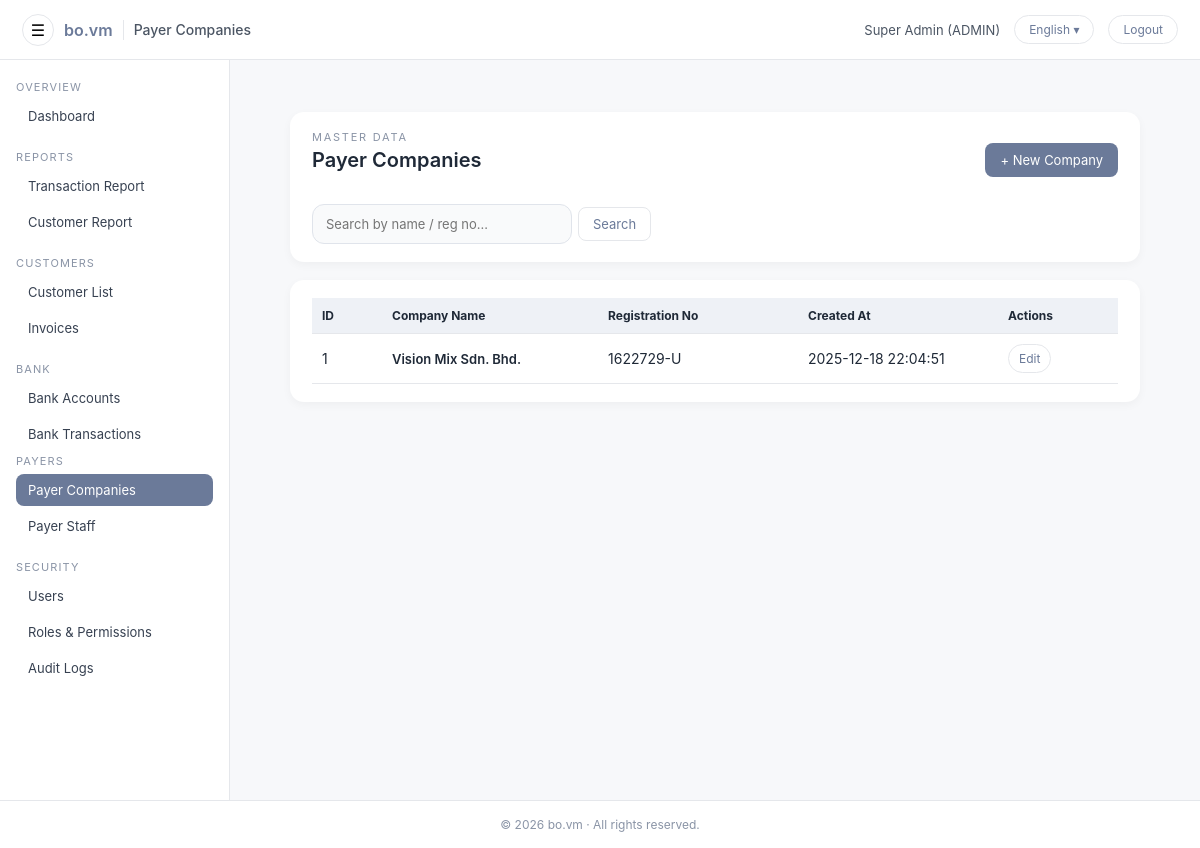
Screenshot of /admin/payers/payer_company_list.php (signed in) with the database file from the repository.
### tables this page shows
CREATE TABLE `users` (
  `id` int(11) NOT NULL AUTO_INCREMENT,
  `username` varchar(100) NOT NULL,
  `password_hash` varchar(255) NOT NULL,
  `full_name` varchar(255) NOT NULL,
  `email` varchar(255) DEFAULT NULL,
  `phone` varchar(50) DEFAULT NULL,
  `nric` varchar(50) DEFAULT NULL,
  `role` enum('ADMIN','CUSTOMER') NOT NULL DEFAULT 'CUSTOMER',
  `customer_id` int(11) DEFAULT NULL,
  `must_change_password` tinyint(1) NOT NULL DEFAULT 1,
  `is_active` tinyint(1) NOT NULL DEFAULT 1,
  `last_login_at` datetime DEFAULT NULL,
  `created_at` datetime NOT NULL DEFAULT current_timestamp(),
  `updated_at` datetime DEFAULT NULL ON UPDATE current_timestamp(),
  PRIMARY KEY (`id`),
  UNIQUE KEY `uq_users_username` (`username`),
  KEY `fk_users_customer` (`customer_id`),
  CONSTRAINT `fk_users_customer` FOREIGN KEY (`customer_id`) REFERENCES `customers` (`id`) ON DELETE SET NULL ON UPDATE CASCADE
);

CREATE TABLE `payer_companies` (
  `id` int(10) unsigned NOT NULL AUTO_INCREMENT,
  `name` varchar(255) NOT NULL,
  `reg_no` varchar(100) DEFAULT NULL,
  `is_active` tinyint(1) NOT NULL DEFAULT 1,
  `is_default` tinyint(1) NOT NULL DEFAULT 0,
  `created_at` datetime NOT NULL DEFAULT current_timestamp(),
  PRIMARY KEY (`id`)
);

### app/helpers.php (called while the page is built, shortened)
<?php
if (!function_exists('h')) {
    function h($v): string {
        return htmlspecialchars((string)$v, ENT_QUOTES, 'UTF-8');
    }
}
if (!function_exists('url')) {
    function url(string $path = ''): string {
        $base = defined('BASE_URL') ? rtrim(BASE_URL, '/') : '';
        $path = ltrim($path, '/');
        return ($base ?: '') . '/' . $path;
    }
}

### config/i18n.php (called while the page is built, shortened)
<?php
$lang = $_SESSION['lang'] ?? 'en';
$__translations = [];
$path = __DIR__ . '/../lang/' . $lang . '.php';
if (file_exists($path)) {
    $__translations = require $path;
}
function __tr_find(array $arr, string $key): mixed
{
    if (strpos($key, '.') !== false) {
        $parts = explode('.', $key);
        $cur   = $arr;
        foreach ($parts as $p) {
            if (!is_array($cur) || !array_key_exists($p, $cur)) {
                return null;
            }
            $cur = $cur[$p];
        }
        return $cur;
    }
    return null;
}
function t(string $key, array|string $vars = [], string $fallback = ''): string
{
    global $__translations;
    $text = $fallback;
    $found = __tr_find($__translations, $key);
    if (is_string($found)) {
        $text = $found;
    }
    return $text;
}

### app/auth.php (called while the page is built, shortened)
<?php
require_once __DIR__ . '/../app/helpers.php';
function current_user(): ?array
{
    static $cached = null;
    if ($cached !== null) {
        return $cached;
    }
    $uid = (int)($_SESSION['user_id'] ?? 0);
    $pdo = get_pdo();
    $st  = $pdo->prepare("SELECT * FROM users WHERE id = :id AND is_active = 1");
    $st->execute([':id' => $uid]);
    $row = $st->fetch();
    return $cached = ($row ?: null);
}
function require_admin(): void
{
    $u = current_user();
}

### public/admin/payers/payer_company_list.php (the view, shortened to what this page needs)
<?php
require_once __DIR__ . '/../../../config/bootstrap.php';
require_admin();
$pdo = get_pdo();
$pdo->setAttribute(PDO::ATTR_DEFAULT_FETCH_MODE, PDO::FETCH_ASSOC);
$hasT = function_exists('t');
$search = trim($_GET['q'] ?? '');
$sql    = "SELECT c.* FROM payer_companies c";
$params = [];
$sql .= " ORDER BY c.name ASC, c.id ASC";
if ($params) {
    $st = $pdo->prepare($sql);
    $st->execute($params);
} else {
    $st = $pdo->query($sql);
}
$companies = $st->fetchAll();
$page_title = $hasT
    ? t('admin.payer_company.title', [], 'Payer Companies')
    : 'Payer Companies';
include __DIR__ . '/../include/header.php';
?>
<div class="admin-main">
  <div class="admin-main-inner">
    <div class="admin-card" style="margin-bottom:18px;">
      <div class="admin-card-header">
        <div>
          <div class="form-page-eyebrow">
            <?= h($hasT ? t('admin.payer_company.eyebrow', [], 'Master data') : 'Master data') ?>
          </div>
          <h1 class="page-title"><?= h($page_title) ?></h1>
        </div>
        <div>
          <a href="<?= h(url('admin/payers/payer_company_edit.php?id=0')) ?>" class="btn btn-primary">
            <?= h($hasT ? t('admin.payer_company.action.new', [], '+ New Company') : '+ New Company') ?>
          </a>
        </div>
      </div>
      <div style="display:flex;justify-content:space-between;align-items:center;margin-top:12px;gap:10px;">
        <form method="get" action="<?= h(url('admin/payers/payer_company_list.php')) ?>"
              style="display:flex;align-items:center;gap:6px;">
          <input
            type="text"
            name="q"
            class="form-control"
            style="width:260px;"
            placeholder="<?= h($hasT ? t('admin.payer_company.search.ph', [], 'Search by name / reg no...') : 'Search by name / reg no...') ?>"
            value="<?= h($search) ?>"
          >
          <button type="submit" class="btn btn-light">
            <?= h($hasT ? t('admin.common.search', [], 'Search') : 'Search') ?>
          </button>
        </form>
      </div>
    </div>
    <div class="admin-card">
      <table class="table">
        <thead>
          <tr>
            <th style="width:70px;"><?= h($hasT ? t('admin.payer_company.col.id', [], 'ID') : 'ID') ?></th>
            <th><?= h($hasT ? t('admin.payer_company.col.name', [], 'Company Name') : 'Company Name') ?></th>
            <th style="width:200px;"><?= h($hasT ? t('admin.payer_company.col.reg_no', [], 'Registration No') : 'Registration No') ?></th>
            <th style="width:200px;"><?= h($hasT ? t('admin.payer_company.col.created_at', [], 'Created At') : 'Created At') ?></th>
            <th style="width:120px;"><?= h($hasT ? t('admin.common.actions', [], 'Actions') : 'Actions') ?></th>
          </tr>
        </thead>
        <tbody>
        <?php if (!$companies): ?>
          <tr>
            <td colspan="5" style="padding:16px; color:#6b7280; font-size:13px;">
              <?= h($hasT ? t('admin.payer_company.empty', [], 'No payer companies found.') : 'No payer companies found.') ?>
            </td>
          </tr>
        <?php else: ?>
          <?php foreach ($companies as $c): ?>
            <?php
              $name      = $c['name']      ?? ($c['company_name'] ?? '');
              $reg_no    = $c['reg_no']    ?? ($c['company_reg_no'] ?? '');
              $createdAt = $c['created_at'] ?? ($c['CreatedAt'] ?? '');
              $editUrl   = url('admin/payers/payer_company_edit.php?id=' . (int)$c['id']);
            ?>
            <tr>
              <td><?= (int)$c['id'] ?></td>
              <td>
                <div style="font-size:13px; font-weight:600;">
                  <?= h($name) ?>
                </div>
              </td>
              <td><?= h($reg_no) ?></td>
              <td><?= h($createdAt) ?></td>
              <td>
                <a href="<?= h($editUrl) ?>" class="btn btn-light btn-sm">
                  <?= h($hasT ? t('admin.common.edit', [], 'Edit') : 'Edit') ?>
                </a>
              </td>
            </tr>
          <?php endforeach; ?>
        <?php endif; ?>
        </tbody>
      </table>
    </div>
  </div>
</div>
<?php include __DIR__ . '/../include/footer.php'; ?>

### public/admin/include/header.php (shortened to what this page needs)
<?php
$u = current_user();
$page_title = $page_title ?? 'Admin';
$currentLang = $_SESSION['lang'] ?? 'en';
$langLabelMap = [
  'en' => 'English',
  'ms' => 'Malay',
  'zh' => '中文',
];
$displayLang = $langLabelMap[$currentLang] ?? 'English';
?>
<!DOCTYPE html>
<html lang="<?= h($currentLang) ?>">
<head>
  <link rel="stylesheet" href="<?= h(url('admin/assets/style.css')) ?>">
  <link rel="stylesheet" href="<?= h(url('admin/assets/css/admin-actions-menu.css')) ?>">
  <link rel="stylesheet" href="<?= h(url('public/assets/css/date_range.css')) ?>">
</head>
<body class="admin-body">
  <header class="admin-topbar">
    <div class="topbar-left">
      <button id="sidebarToggle"
        class="topbar-toggle"
        type="button"
        aria-label="<?= h(function_exists('t') ? t('admin.header.toggle_sidebar', [], 'Toggle sidebar') : 'Toggle sidebar') ?>">☰</button>
      <span class="topbar-logo">bo.vm</span>
      <span class="topbar-app-title"><?= h($page_title) ?></span>
    </div>
    <div class="topbar-right">
      <span class="topbar-user">
        <?= h($u['full_name'] ?? $u['username']) ?> (<?= h($u['role']) ?>)
      </span>
      <div class="lang-wrap">
        <button id="adminLangToggle" class="btn-topbar">
          <?= h($displayLang) ?> ▾
        </button>
      </div>
      <a class="btn-topbar" href="<?= h(url('logout.php')) ?>">
        <?= h(function_exists('t') ? t('admin.header.logout', [], 'Logout') : 'Logout') ?>
      </a>
    </div>
  </header>
  <div class="admin-shell">
    <?php include __DIR__ . '/sidebar.php'; ?>
    <main class="admin-main">
      <div class="admin-main-inner">

### public/admin/assets/style.css (style rules this page uses)
:root { --bg: #f7f8fa; --panel: #ffffff; --primary: #6b7a99; --primary-hover: #56627d; --primary-soft: #eef1f6; --text: #1f2937; --muted: #8a94a6; --border: #e5e7eb; --sidebar-bg-top: #ffffff; --sidebar-bg-bottom: #ffffff; }
* { margin: 0; padding: 0; box-sizing: border-box; font-family: "Inter", system-ui, -apple-system, BlinkMacSystemFont, "Segoe UI", sans-serif; }
body { background: var(--bg); color: var(--text); font-size: 14px; }
.admin-topbar { height: 60px; background: #ffffff; border-bottom: 1px solid var(--border); padding: 0 22px; display: flex; align-items: center; justify-content: space-between; }
.topbar-left { display: flex; align-items: center; gap: 10px; }
.topbar-logo { font-size: 16px; font-weight: 600; color: var(--primary); }
.topbar-app-title { font-size: 14px; font-weight: 500; color: #4b5563; }
.topbar-right { display: flex; align-items: center; gap: 14px; }
.topbar-user { font-size: 13px; color: #4b5563; }
.btn-topbar { padding: 6px 14px; border-radius: 20px; border: 1px solid var(--border); background: #ffffff; color: var(--primary); text-decoration: none; font-size: 12px; }
.topbar-toggle { border: 1px solid var(--border); background: #ffffff; border-radius: 999px; width: 32px; height: 32px; font-size: 16px; cursor: pointer; display: flex; align-items: center; justify-content: center; }
.admin-shell { display: flex; min-height: calc(100vh - 60px); }
.admin-main { flex: 1; padding: 26px 30px; display: flex; flex-direction: column; }
.admin-main-inner { width: 100%; }
.page-title { font-size: 20px; font-weight: 600; margin-bottom: 18px; }
.admin-card { background: var(--panel); padding: 18px 22px; border-radius: 14px; box-shadow: 0 3px 10px rgba(0,0,0,0.04); margin-bottom: 20px; }
.admin-card-header { display: flex; justify-content: space-between; align-items: center; margin-bottom: 14px; }
.table { width: 100%; border-collapse: collapse; }
.table th { text-align: left; padding: 10px; background: var(--primary-soft); color: var(--text); border-bottom: 1px solid var(--border); font-size: 12px; }
.table td { padding: 10px; border-bottom: 1px solid var(--border); }
.btn { display: inline-block; padding: 8px 14px; border-radius: 8px; text-decoration: none; font-size: 13px; cursor: pointer; border: 1px solid transparent; }
.btn-sm { padding: 6px 10px; font-size: 12px; border-radius: 999px; }
.btn-primary { background: var(--primary); color: #ffffff; }
.btn-light { background: #ffffff; color: var(--primary); border: 1px solid var(--border); }
.form-page-eyebrow { font-size: 11px; letter-spacing: .16em; text-transform: uppercase; color: var(--muted); margin-bottom: 4px; }
.form-control { width: 100%; height: 40px; padding: 9px 13px; background: #f9fafb; border: 1px solid #e0e4eb; border-radius: 12px; font-size: 13px; color: #1f2937; transition: all 0.18s ease; outline: none; }
.admin-body { padding-top: 0 !important; }
.admin-shell { margin-top: 0 !important; padding-top: 0 !important; }

### public/admin/include/header.php (style rules this page uses)
.lang-wrap { position: relative; }

### rows the page displays
users: full_name "Super Admin", role "ADMIN"
payer_companies: id "1", name "Vision Mix Sdn. Bhd.", reg_no "1622729-U", created_at "2025-12-18 22:04:51"

### other values shown
$page_title "Payer Companies"
$displayLang "English"
$hasT ? t('admin.nav.section.overview', [], 'OVERVIEW') : 'OVERVIEW' "OVERVIEW"
$hasT ? t('admin.nav.dashboard', [], 'Dashboard') : 'Dashboard' "Dashboard"
$hasT ? t('admin.nav.section.reports', [], 'REPORTS') : 'REPORTS' "REPORTS"
$hasT ? t('admin.nav.customer_invoices', [], 'Invoices') : 'Invoices' "Invoices"
$hasT ? t('admin.nav.section.bank', [], 'BANK') : 'BANK' "BANK"
$hasT ? t('admin.nav.section.payers', [], 'PAYERS') : 'PAYERS' "PAYERS"
$hasT ? t('admin.nav.payer_staff', [], 'Payer Staff') : 'Payer Staff' "Payer Staff"
$hasT ? t('admin.nav.section.security', [], 'SECURITY') : 'SECURITY' "SECURITY"
$hasT ? t('admin.nav.users', [], 'Users') : 'Users' "Users"
$hasT ? t('admin.nav.audit_logs', [], 'Audit Logs') : 'Audit Logs' "Audit Logs"
$hasT ? t('admin.common.search', [], 'Search') : 'Search' "Search"
$hasT ? t('admin.payer_company.col.id', [], 'ID') : 'ID' "ID"
$hasT ? t('admin.common.actions', [], 'Actions') : 'Actions' "Actions"
